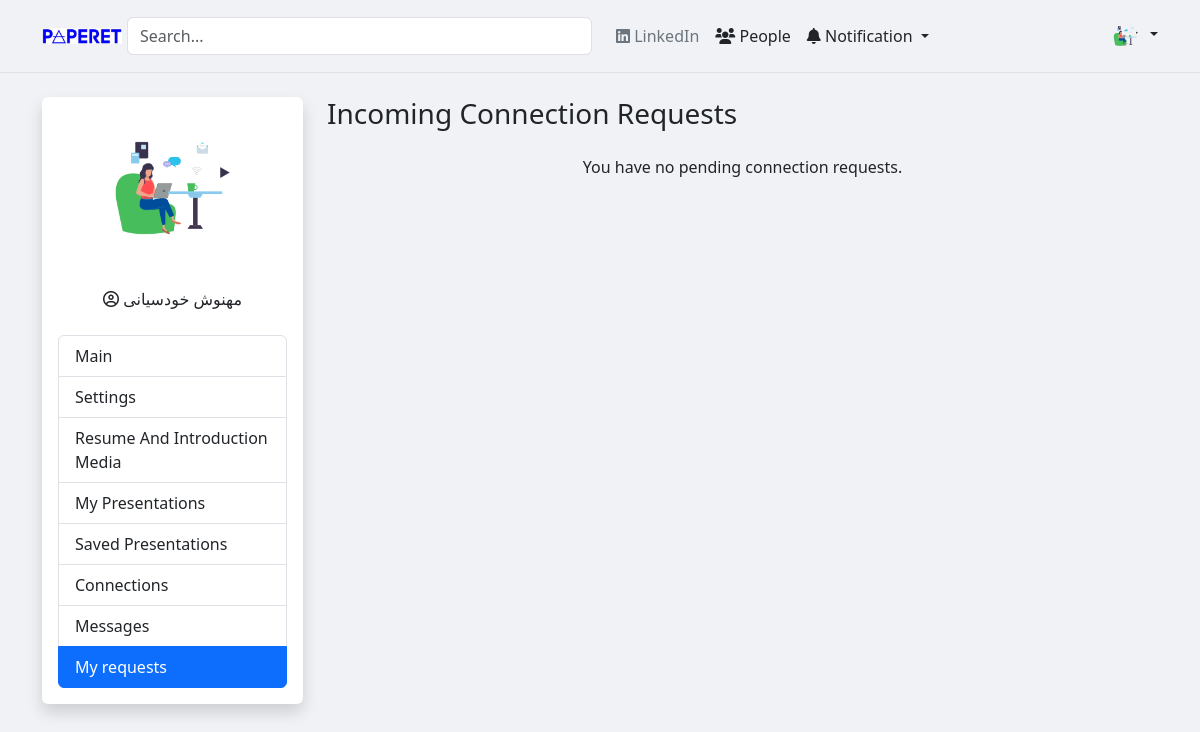
The page /profile/my_requests.php (signed in) on the database as committed earlier.
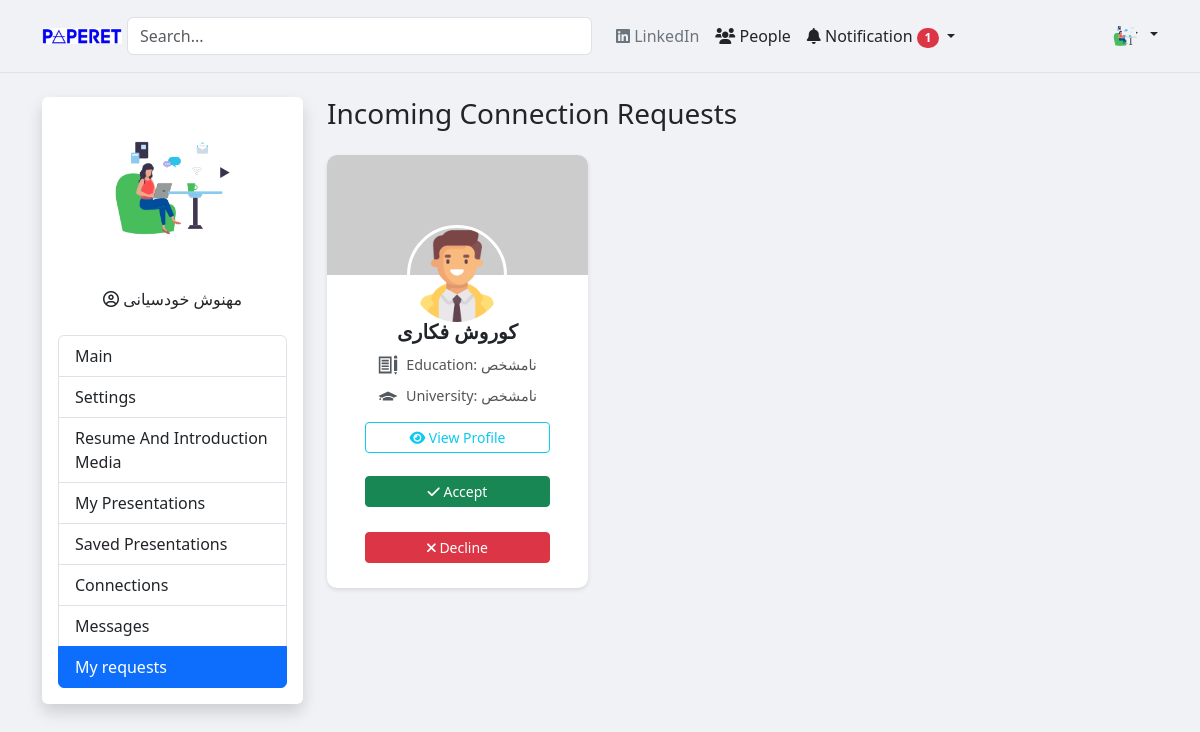
The same page on the database as committed later.
### tables this page shows
CREATE TABLE `connections` (
  `id` int(11) NOT NULL,
  `sender_id` int(11) NOT NULL,
  `receiver_id` int(11) NOT NULL,
  `status` enum('pending','accepted','declined') DEFAULT 'pending',
  `created_at` timestamp NOT NULL DEFAULT current_timestamp(),
  `updated_at` timestamp NOT NULL DEFAULT current_timestamp() ON UPDATE current_timestamp()
);

CREATE TABLE `users` (
  `id` int(12) NOT NULL,
  `name` varchar(255) DEFAULT NULL,
  `family` varchar(255) DEFAULT NULL,
  `email` varchar(255) DEFAULT NULL,
  `password` varchar(255) DEFAULT NULL,
  `profile_pic` varchar(255) DEFAULT NULL,
  `university` varchar(255) DEFAULT NULL,
  `birthdate` date DEFAULT NULL,
  `education` varchar(255) DEFAULT NULL,
  `workplace` varchar(255) DEFAULT NULL,
  `meeting_info` text DEFAULT NULL,
  `linkedin_url` varchar(255) DEFAULT NULL,
  `x_url` varchar(255) DEFAULT NULL,
  `google_scholar_url` varchar(255) DEFAULT NULL,
  `github_url` varchar(255) DEFAULT NULL,
  `website_url` varchar(255) DEFAULT NULL,
  `custom_profile_link` varchar(255) DEFAULT NULL,
  `availability_status` enum('available','busy','meeting_link','google_calendar_embed') DEFAULT 'available',
  `meeting_link` varchar(255) DEFAULT NULL,
  `google_calendar` varchar(255) DEFAULT NULL,
  `resume_pdf_path` varchar(255) DEFAULT NULL,
  `intro_video_path` varchar(255) DEFAULT NULL,
  `last_resume_update` varchar(255) DEFAULT NULL,
  `biography` longtext DEFAULT NULL,
  `created_at` timestamp NOT NULL DEFAULT current_timestamp(),
  `updated_at` timestamp NOT NULL DEFAULT current_timestamp() ON UPDATE current_timestamp()
);

### profile/my_requests.php (the view, shortened to what the changed rows need)
<?php
include(__DIR__ . '/../config.php');
$current_user_id = null;
if (isset($_SESSION['user_data']['id'])) {
    $current_user_id = $_SESSION['user_data']['id'];
} else {
    header("Location: ../login.php");
    exit();
}
?>
<!DOCTYPE html>
<html lang="en" dir="ltr">
<head>
    <link href="https://cdn.jsdelivr.net/npm/bootstrap@5.3.0/dist/css/bootstrap.min.css" rel="stylesheet">
    <link rel="stylesheet" href="https://cdnjs.cloudflare.com/ajax/libs/font-awesome/6.0.0-beta3/css/all.min.css">
</head>
<body>
    <?php
    include 'header.php';
    ?>
    <div class="container mt-4">
        <div class="row">
            <div class="col-md-9">
                <div class="row">
                    <?php
                    try {
                        $sql = "SELECT c.id AS connection_id, u.id AS sender_user_id, u.name, u.family, u.education, u.university, u.profile_pic
                                FROM connections c
                                JOIN users u ON c.sender_id = u.id
                                WHERE c.receiver_id = ? AND c.status = 'pending'";
                        $stmt = $conn->prepare($sql);
                        $stmt->bind_param("i", $current_user_id);
                        $stmt->execute();
                        $result = $stmt->get_result();
                        if ($result && $result->num_rows > 0) {
                            while ($row = $result->fetch_assoc()) {
                                $connection_id = $row["connection_id"];
                                $sender_user_id = $row["sender_user_id"];
                                $fullName = htmlspecialchars($row["name"] . " " . $row["family"]);
                                $education = htmlspecialchars($row["education"] ?? 'نامشخص');
                                $university = htmlspecialchars($row["university"] ?? 'نامشخص');
                                $profilePic = htmlspecialchars($row["profile_pic"] ?? 'https://via.placeholder.com/100');
                                $coverPic = 'https://via.placeholder.com/800x450';
                                $profileLink = "../people/profile.php?id=" . (int)$sender_user_id;
                    ?>
                                <div class="col-lg-4 col-md-6 col-sm-12 mb-4">
                                    <div class="user-card">
                                        <img src="<?= $coverPic ?>" class="cover-image" alt="Cover Image">
                                        <img src="<?= $profilePic ?>" class="profile-picture" alt="Profile Picture">
                                        <div class="card-body-custom">
                                            <h5 class="card-title-custom"><?= $fullName ?></h5>
                                            <div class="icon-text">
                                                <span>Education: <?= $education ?></span>
                                            </div>
                                            <div class="icon-text">
                                                <span>University: <?= $university ?></span>
                                            </div>
                                            <a href="<?= $profileLink ?>" class="btn btn-outline-info btn-sm btn-custom mb-2"><i class="fas fa-eye"></i> View Profile</a>
                                            <button type="button" class="btn btn-success btn-sm btn-custom action-btn" data-connection-id="<?= $connection_id ?>" data-action="accept">
                                                <i class="fas fa-check"></i> Accept
                                            </button>
                                            <button type="button" class="btn btn-danger btn-sm btn-custom action-btn" data-connection-id="<?= $connection_id ?>" data-action="decline">
                                                <i class="fas fa-times"></i> Decline
                                            </button>
                                        </div>
                                    </div>
                        <?php
                            }
                        } else {
                            echo "<div class='col-12 text-center'><p>You have no pending connection requests.</p></div>";
                        }
                    } catch (Exception $e) {
                        error_log("Query error in my_requests.php: " . $e->getMessage());
                        echo "<div class='col-12 alert alert-danger'>Error loading requests. Please try again later.</div>";
                    } finally {
                        if ($conn instanceof mysqli) {
                            $conn->close();
                        }
                    }
                        ?>
                                </div>
                </div>
            </div>
        </div>
</body>
</html>

### profile/header.php (shortened to what the changed rows need)
<?php
$unread_message_count = 0;
$pending_requests_count = 0;
function safe($value)
{
    return htmlspecialchars($value ?? '', ENT_QUOTES, 'UTF-8');
}
if (isset($_SESSION['user_data']['id'])) {
    $user_id = $_SESSION['user_data']['id'];
    $stmt_messages = $conn->prepare("SELECT COUNT(*) FROM messages WHERE receiver_id = ? AND is_read = FALSE");
    if ($stmt_messages) {
        $stmt_messages->bind_param("i", $user_id);
        $stmt_messages->execute();
        $result_messages = $stmt_messages->get_result();
        $unread_message_count = (int)$result_messages->fetch_row()[0];
    }
    $stmt_connections = $conn->prepare("SELECT COUNT(*) FROM connections WHERE receiver_id = ? AND status = 'pending'");
    if ($stmt_connections) {
        $stmt_connections->bind_param("i", $user_id);
        $stmt_connections->execute();
        $result_connections = $stmt_connections->get_result();
        $pending_requests_count = (int)$result_connections->fetch_row()[0];
    }
}
?>
<header class="p-3 mb-3 border-bottom">
    <div class="container">
        <div class="d-flex flex-wrap align-items-center justify-content-center justify-content-lg-start">
            <ul class="nav col-12 col-lg-auto me-lg-auto mb-2 justify-content-center mb-md-0">
                <li class="nav-item dropdown">
                    <a class="nav-link px-2 link-dark dropdown-toggle" href="#" id="navbarDropdownNotification" role="button" data-bs-toggle="dropdown" aria-expanded="false">
                        <i class="fas fa-bell"></i> Notification
                        <?php if ($unread_message_count > 0 || $pending_requests_count > 0):
                        ?>
                            <span class="badge bg-danger rounded-pill">
                                <?= safe($unread_message_count + $pending_requests_count) ?>
                            </span>
                        <?php endif; ?>
                    </a>
                </li>
            </ul>
        </div>
    </div>
</header>

Rows that differ between the two databases and show on the page:
added connections: sender.profile_pic (picture), sender.family "کوروش فکاری", sender.education "نامشخص", sender.university "نامشخص"
Other text that changed with them:
safe($unread_message_count + $pending_requests_count): (not shown) → "1"
text no longer shown: "You have no pending connection requests."
